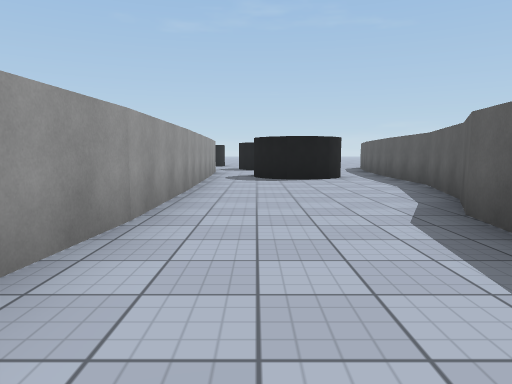
View 1 (above)

16 first-person views from a walk through a Unity game level. The camera is 1.2 m above the floor, tilts 6° down and sees 70° across. The floor is counted in squares, 2 m on a side. Each view is taken from the middle of a square. On the plan, view 1 faces up. The plan holds only what a view shows up to about 10 squares ahead; the rest is blank. The place goes on beyond the plan. Surface patterns are stand-ins for the level's own textures.

View 2
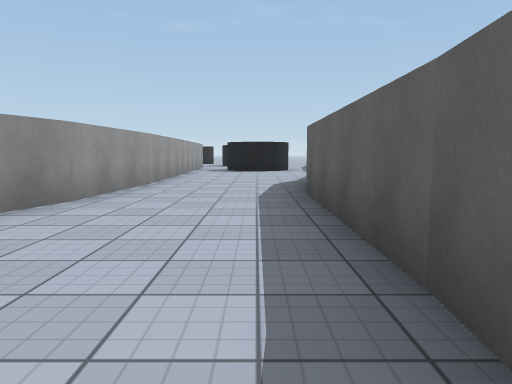

View 3
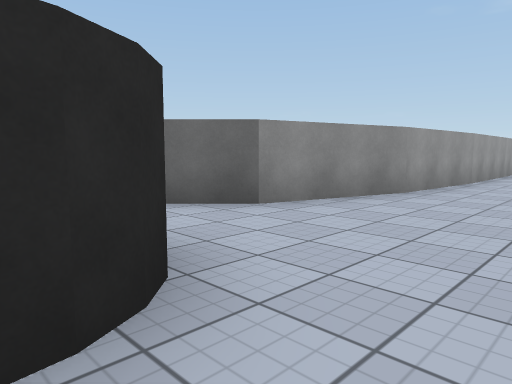

View 4
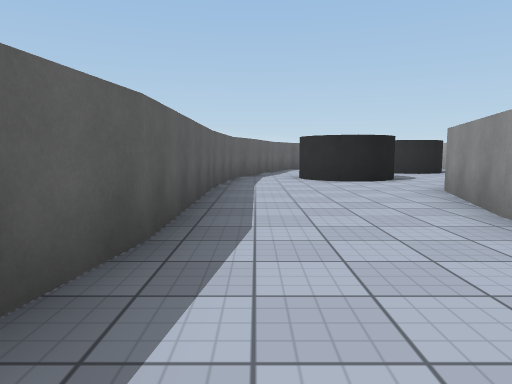

View 5
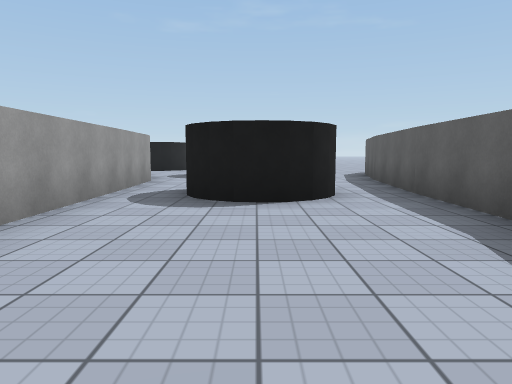

View 6
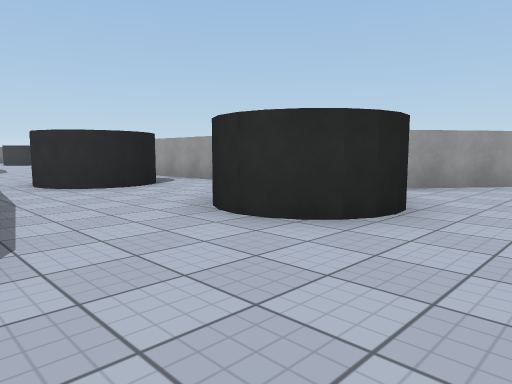

View 7
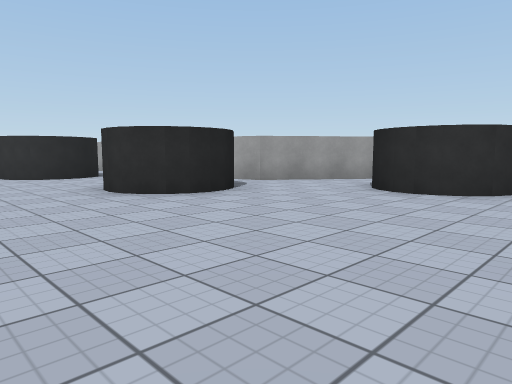

View 8
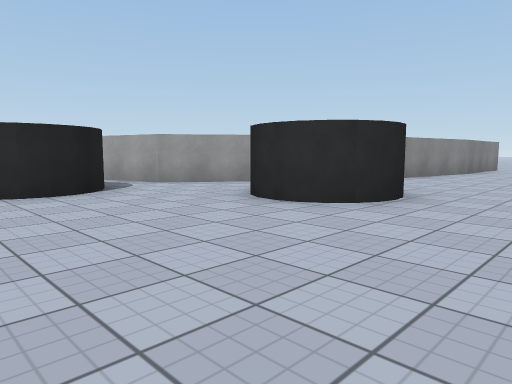

View 9
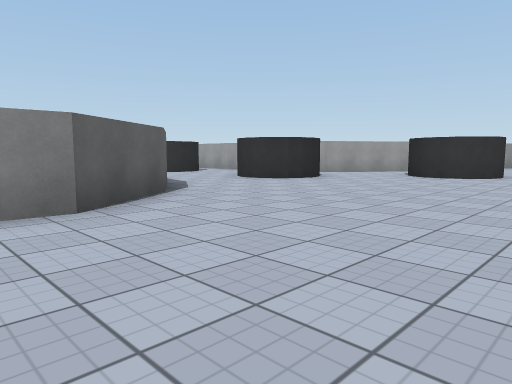

View 10
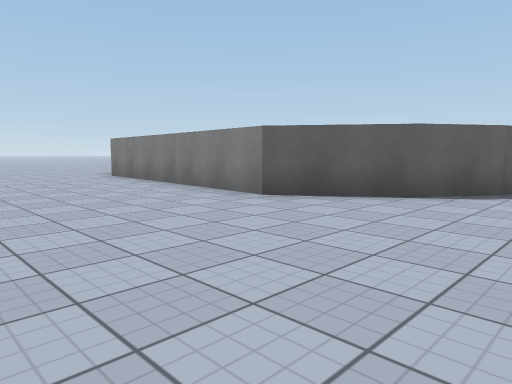

View 11
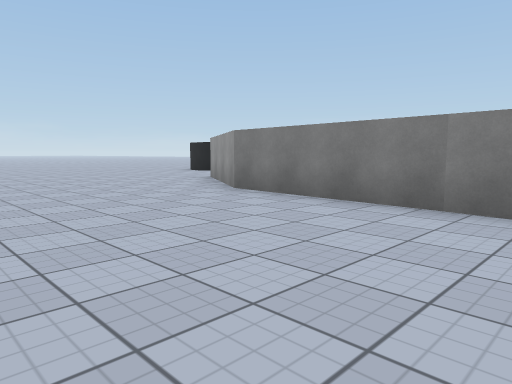

View 12
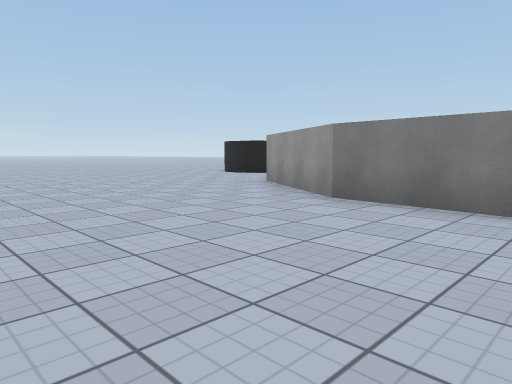

View 13
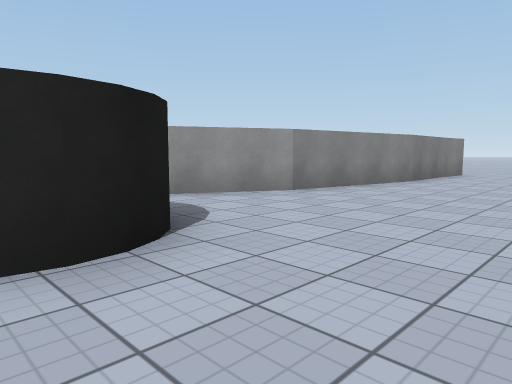

View 14
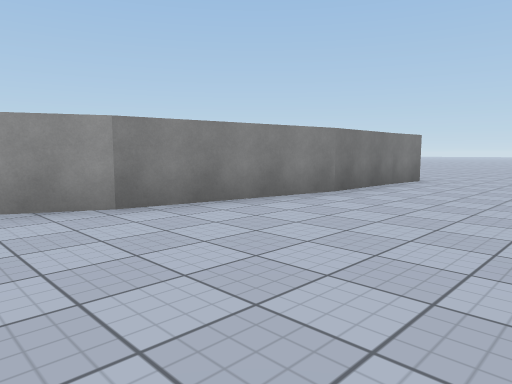

View 15
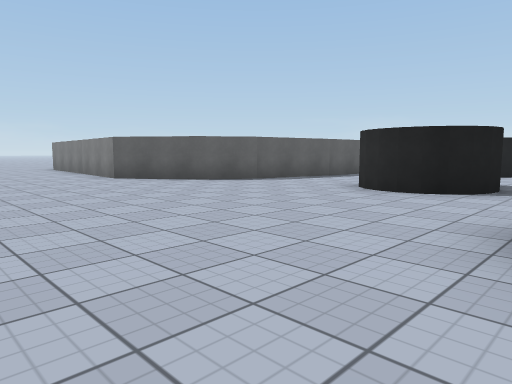

View 16
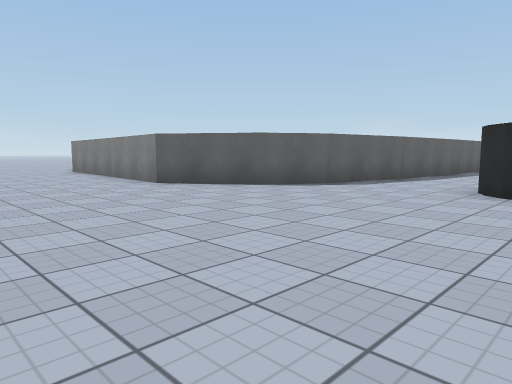

### Floor plan
Points are (right, up) in squares from view 1. A wall is a line through its corners. A room is listed if a view was taken in it or the views show most of it. See-through windows are left out.
Room 1 (views 1, 2, 3, 4, 5)
walls: (1.7, 1.4) (2.1, 3.5) (2.7, 4.9); (2.7, 4.7) (3.3, 7.2); (-0.9, 6.2) (-1.3, 0.6) (-2.1, -1.9) (-2.9, -2.7); (1.8, -3.1) (1.8, 1.5); (3.3, 7) (3.4, 9.6); (0.4, 8.7) (0.2, 8.9); (-2, -4.1) (-1.4, -3.8) (-0.8, -3.9) (-0.4, -4.2) (-0.1, -4.7); (-1.2, 8.5) (-1.1, 6.1); (1.8, -5) (2.1, -2.5); (2.1, 9.1) (1.6, 8.6) (0.9, 8.4) (0.2, 8.8); (3.3, 9.5) (3.4, 10.5); (2.2, 9.8) (2.1, 9.2) (2, 8.9); (1.1, -6.1) (1.6, -4.8); (2.3, 10.1) (2.3, 9.6)
ways out: opening at (3, 9.5) to room 2
Room 2 (views 6, 7, 8, 9, 10, 11, 12, 13, 14, 15, 16)
walls: (1.4, 15) (1.6, 14.5); (1.5, 14.7) (1.6, 14.1); (1.6, 14.3) (1.5, 14) (1.3, 13.6); (0.6, 15.5) (1.3, 15.1); (0.3, 15.5) (1, 15.4); (-0.1, 15.4) (0.8, 15.5) (1.5, 14.9); (3.7, 12.3) (4.2, 14.8) (5, 15.9) (6.6, 17.1) (12.8, 16.7) (15.6, 15.1); (-0.4, 15.1) (0.1, 15.4); (-0.6, 14.8) (-0.2, 15.2); (-1.5, 17.6) (-1.7, 17.2) (-2.1, 16.8); (-0.7, 14.3) (-0.6, 14.7) (-0.5, 15); (-1.8, 18.6) (-1.5, 18.1); (3.4, 10.5) (3.6, 12.4); (-2.8, 19) (-2.3, 18.9); (1.2, 10.8) (1.9, 10.4) (2.2, 9.8); (1.6, 10.6) (2, 10.3); (-3.2, 18.9) (-2.5, 19) (-2, 18.7) (-1.7, 18.5); (0.9, 10.8) (1.4, 10.7); (-1.3, 12.2) (-1.2, 8.5); (-3.6, 18.4) (-3.3, 18.7) (-3, 18.9); (0.5, 10.6) (1.1, 10.7); (0.1, 10.2) (0.4, 10.5) (0.7, 10.7); (-4.2, 15.8) (-2, 14.2) (-1.4, 12.5); (0.2, 8.9) (0, 9.3); (-6.7, 17.2) (-4.8, 16.2); (-9.6, 17.7) (-6.6, 17.2)
ways out: opening at (3, 9.5) to room 1

Where each view was taken, in squares from view 1:
view 1: 0 up, 0 right, facing up
view 2: 4 down, 1 right, facing up
view 3: 5 down, 1 right, facing up-left
view 4: 4 up, 1 right, facing down
view 5: 4 up, 1 right, facing up
view 6: 17 up, 4 right, facing down-left
view 7: 20 up, 4 right, facing down-left
view 8: 21 up, 2 right, facing down-left
view 9: 21 up, 8 right, facing down-left
view 10: 21 up, 3 right, facing down-right
view 11: 21 up, 8 right, facing down-right
view 12: 21 up, 10 right, facing down-right
view 13: 21 up, 2 left, facing down-left
view 14: 21 up, 5 left, facing down-left
view 15: 21 up, 2 left, facing down-right
view 16: 21 up, 0 right, facing down-right
